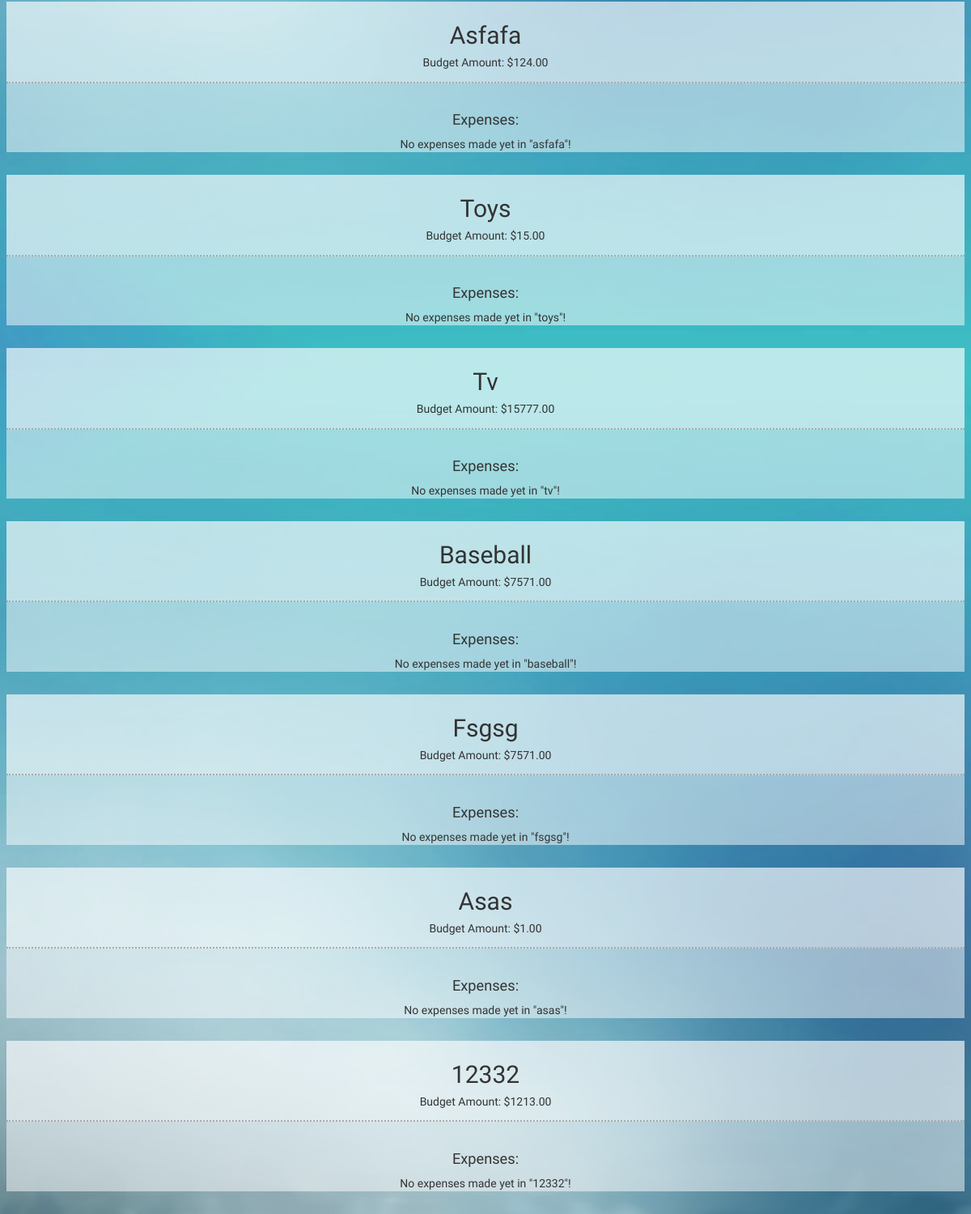
The app's page / (signed in, lower part), older data.
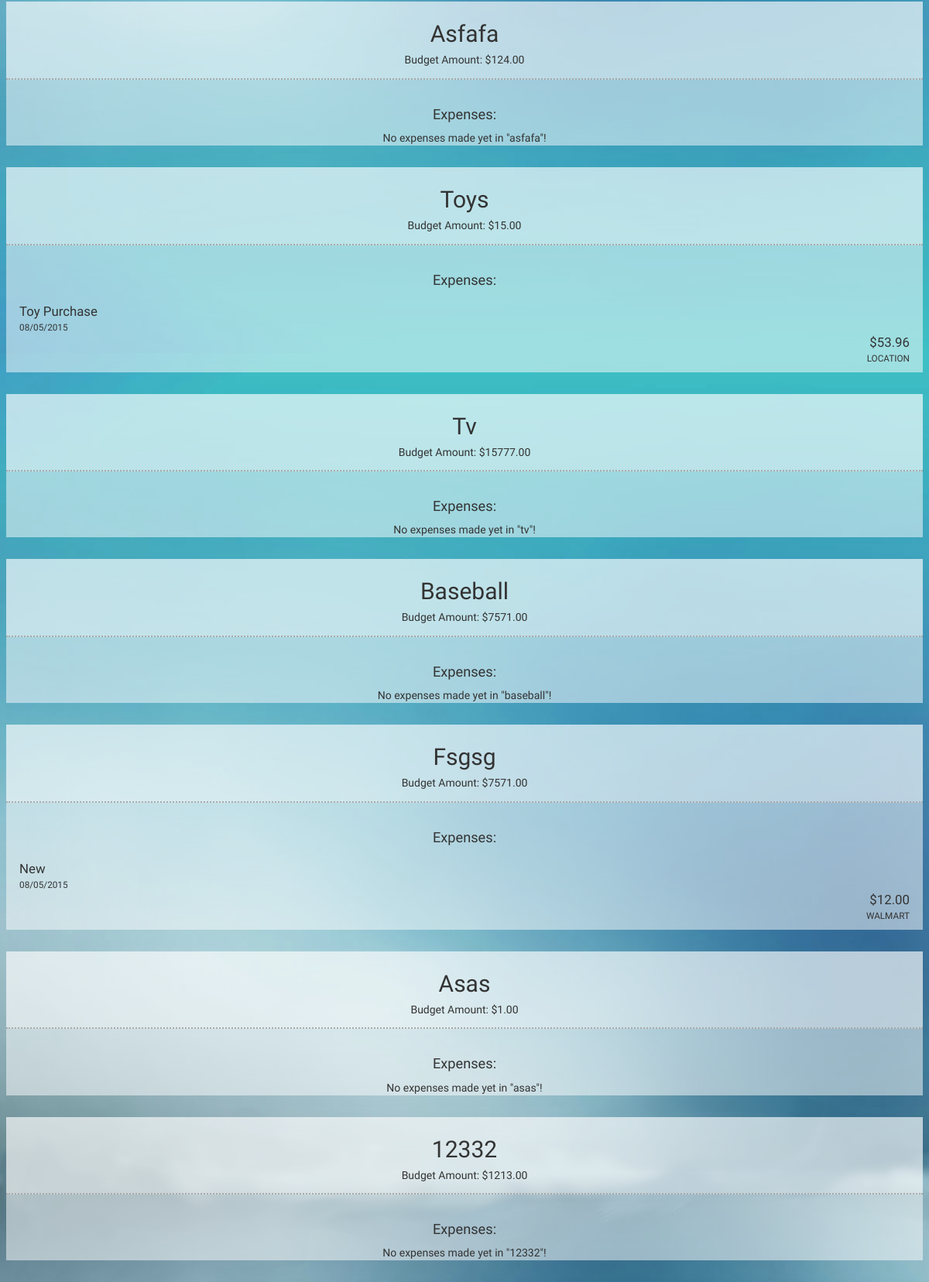
The same page, newer data.
### app_xspense/models.py (models this page shows, shortened)
class Budget(models.Model):
	ELECTRONICS = 0
	OFFICE = 1
	ENTERTAINMENT = 2
	HOME_FURNITURE = 3
	CLOTHES = 4
	BABY_KIDS = 5
	TOYS_GAMES_CRAFTS = 6
	FOOD = 7
	HEALTH = 8
	BEAUTY = 9
	SPORTS_FITNESS = 10
	AUTO = 11
	GIFTS = 12
	OTHER = 13
	EDUCATION = 14
	category_choices = [
		(ELECTRONICS, 'electronics'),
		(OFFICE, 'office'),
		(ENTERTAINMENT, 'entertainment'),
		(HOME_FURNITURE, 'home/furniture'),
		(CLOTHES, 'clothes'),
		(BABY_KIDS, 'baby/kids'),
		(TOYS_GAMES_CRAFTS, 'toys/games/crafts'),
		(FOOD, 'food'),
		(HEALTH, 'health'),
		(BEAUTY, 'beauty'),
		(SPORTS_FITNESS, 'sports/fitness'),
		(AUTO, 'auto'),
		(GIFTS, 'gifts'),
		(OTHER, 'other'),
		(EDUCATION, 'education')
		]
	category = models.IntegerField(choices=category_choices, default=13)
	user = models.ForeignKey('auth.User', null=True)
	purpose = models.TextField()
	amount = models.DecimalField(max_digits=9, decimal_places=2)
	date_created = models.DateTimeField(
		default=timezone.now)

class Expense(models.Model):
	user = models.ForeignKey('auth.User', null=True)
	budget = models.ForeignKey(Budget, on_delete=models.CASCADE, null=True, blank=True)
	item = models.TextField()
	price = models.DecimalField(max_digits=9, decimal_places=2)
	date = models.DateTimeField(
		default=timezone.now)
	location = models.TextField()

### app_xspense/views.py (the view)
# urls.py: url(r'^$', views.overview, name='overview'),
def overview(request):
	budgets = Budget.objects.filter(user=request.user.id)
	return render(request, 'app_xspense/overview.html', {'budgets': budgets})

### app_xspense/templates/app_xspense/overview.html (shortened to what this page needs)
{% extends "app_xspense/base.html" %}
{% load staticfiles %}
{% block content %}
	{% if user.is_authenticated %}
		<div id="budget-expense">
		{% for budget in budgets %}
			<div class="medium-6 large-3 columns budget">
				<div class="budgets">
					<div class="budget-info">
						<h2 class="purpose">{{ budget.purpose|title }}</h2>
						<h5 class="amount">Budget Amount: ${{ budget.amount }}</h5>
					</div>
					<div id="expense-info">
					<h3>Expenses:</h3>
					{% if budget.expense_set.all %}
						{% for expense in budget.expense_set.all %}
							<div class="exspense row">
								<div class="small-6 columns">
									<div class="item">{{ expense.item|title }}</div>
									<div class="date">{{ expense.date|date:"m/d/Y" }}</div>
								</div>
								<div class="small-6 columns">
									<div class="price">${{ expense.price }}</div>
									<div class="location">{{ expense.location|title }}</div>
								</div>
							</div>
						{% endfor %}
					{% else %}
						No expenses made yet in "{{ budget.purpose }}"!
					{% endif %}
					</div>
				</div>
			</div>
		{% endfor %}
		</div>
	{% endif %}
{% endblock %}

Row changes from the older to the newer data that the page shows:
shown differently, row unchanged: Budget "Toys": purpose "toys" → (not shown)
added Expense: item "Toy Purchase", date "08/05/2015", price "53.96", location "LOCATION", shown under Budget "Toys"
shown differently, row unchanged: Budget "Fsgsg": purpose "fsgsg" → (not shown)
added Expense: item "New", date "08/05/2015", price "12.00", location "WALMART", shown under Budget "Fsgsg"
